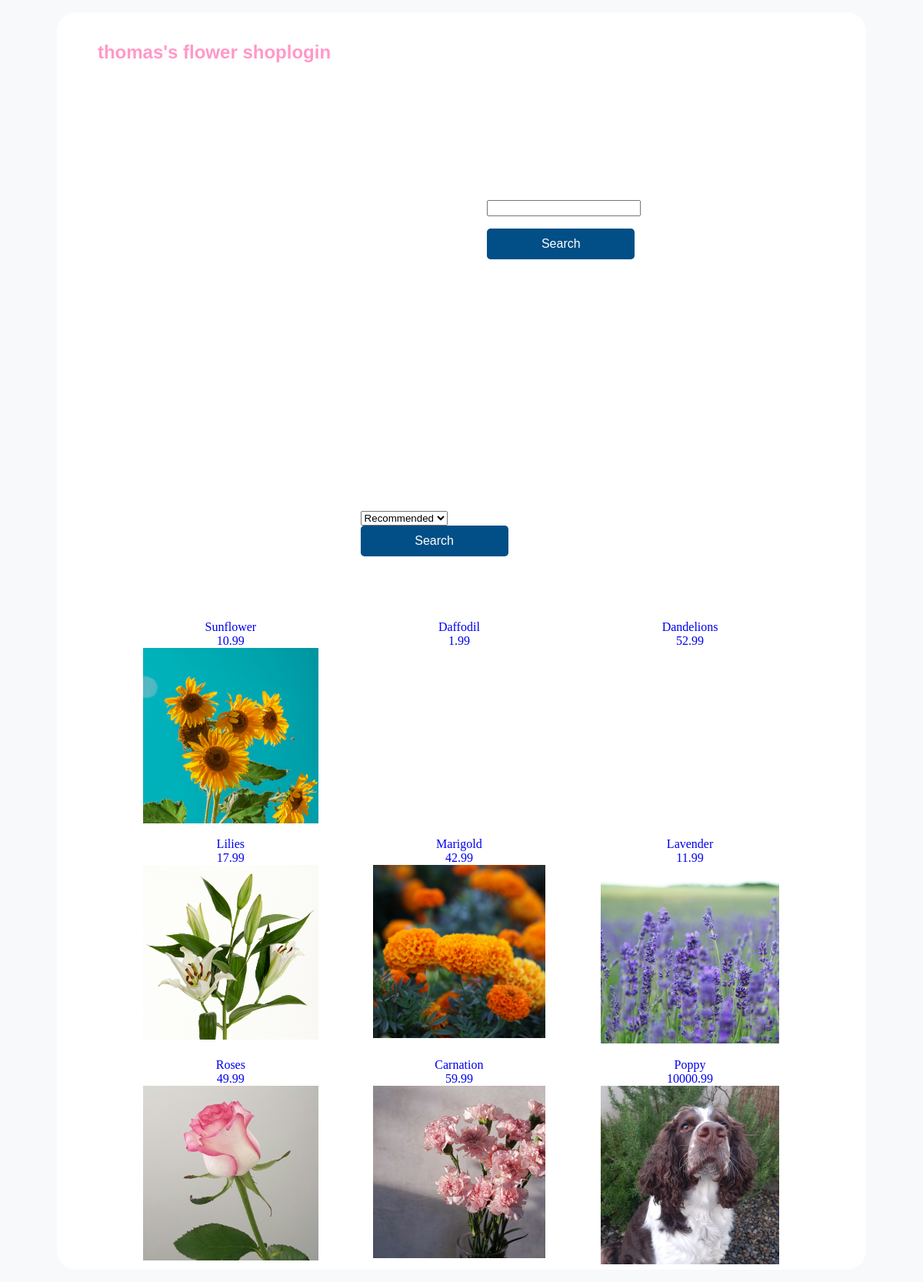
The page / on the database its author committed.
### tables this page shows
CREATE TABLE flowers
(
    flower_id INTEGER PRIMARY KEY AUTOINCREMENT,
    flower_name TEXT NOT NULL,
    price REAL NOT NULL,
    img_url TEXT NOT NULL
);

### app.py (the view, shortened to what this page needs)
@app.route('/', methods=['POST', 'GET'])
def flowers():
    login = 'login'
    if session.get('login'):
        login = 'logout'
    db = get_db()
    results = db.execute(
        '''SELECT * FROM flowers;''').fetchall()
    filter_form = FilterForm()
    search_form = SearchBarForm()
    return render_template('flowers.html', form=filter_form, flowers=results, login=login, search_form=search_form )

### form.py
class FilterForm(FlaskForm):
    filter = SelectField('filter', choices=['Recommended','Highest First', 'Lowest First'])
    submit = SubmitField('Search')

class SearchBarForm(FlaskForm):
    search = StringField()
    submit = SubmitField('Search')

### app.py (called while the page is built)
@app.before_request
def load_logged_in_user():
    g.user = session.get('username', None)

### database.py (called while the page is built)
def get_db():
    if "db" not in g:
        g.db = sqlite3.connect(DATABASE,
            detect_types=sqlite3.PARSE_DECLTYPES
        )
        g.db.row_factory = sqlite3.Row
    return g.db

### templates/flowers.html (shortened to what this page needs)
{% extends 'base.html' %}
{% block main_content %}
{% set counter = 2 %}
<main>
    <nav>
        <h2><a href="{{url_for('flowers')}}">thomas's flower shop</a></h2>
        <h2><a href="{{url_for('login')}}">{{ login }}</a></h2>
        <form action="{{url_for('search')}}" method="POST" novalidate>
            {{ search_form.search() }} {{search_form.submit()}}
        </form>
    </nav>
    <div id="banner">
    </div>
    <div class="filter">
        <form action="{{ url_for('flowers')}}" method="POST" novalidate>
            {{ form.filter() }}
            <br>
            {{form.submit()}}
        </form>
    </div>
    <div id="container">
        {% for flower in flowers %}
        <div id="flower">
            <a href="{{url_for('add_to_basket', flower_name=flower['flower_name'])}}">
                {{flower['flower_name']}}
                <br>
                {{flower['price']}}
                <br>
                <img src="{{ url_for('static', filename=flower['img_url'])}}" alt="">
            </a>
        </div>
        {% endfor %}
    </div>
    {% endblock %}

### templates/base.html (shortened to what this page needs)
<!DOCTYPE html>
<html lang="en">
<head>
    <link rel="stylesheet" href="{{ url_for('static', filename='main.css') }}">
</head>
<body>
        {% block main_content %}
        {% endblock %}
</body>
</html>

### static/main.css (style rules this page uses)
main { padding-top: 1rem; border-radius: 25px; background-color: white; width: 90%; margin: auto; }
form { background-color: white; color: #6C757D; margin: auto; width: 25%; margin-top: 10rem; text-align: left; padding: 4rem; border-radius: 1rem; font-size: 1.2rem; }
input { width: 12rem; margin-bottom: 1rem; }
input#submit { background-color: #014f86; color: white; border: none; padding: 0.7rem; border-radius: 0.3rem; font-size: 1rem; }
body { background-color: #F8F9FA; margin: 1rem; }
a { text-decoration: none; text-align: center; margin: auto; }
h2 a { color: #ff99c8; }
nav { display: flex; width: 90%; margin: auto; justify-content: space-between; background-color: white; text-align: center; padding: 0.1rem; color: #ff99c8; font-family: 'Gill Sans', 'Gill Sans MT', Calibri, 'Trebuchet MS', sans-serif; }
#banner { display: block; width: 90%; margin: auto; }
#container { display:grid; grid-template-columns: auto auto auto; column-gap: 0.5rem; row-gap: 0.5rem; margin: 0rem 5rem; }
img { width: 80%; margin: auto; }
#banner { margin: auto; text-align: center; }
#flower { background-color: white; padding: 0.2rem; display: inline; text-align: center; }
@media screen and (min-width: 1100px) { #banner { width: 90%; margin: auto; } }

### rows shown on the page
flowers: flower_name "Sunflower", price "10.99", img_url (picture)
flowers: flower_name "Daffodil", price "1.99"
flowers: flower_name "Dandelions", price "52.99"
flowers: flower_name "Lilies", price "17.99", img_url (picture)
flowers: flower_name "Marigold", price "42.99", img_url (picture)
flowers: flower_name "Lavender", price "11.99", img_url (picture)
flowers: flower_name "Roses", price "49.99", img_url (picture)
flowers: flower_name "Carnation", price "59.99", img_url (picture)
flowers: flower_name "Poppy", price "10000.99", img_url (picture)

### other values the page prints
{{ login }} "login"
